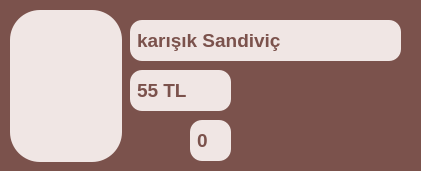
          <widget class="QGroupBox" name="gb_karisik_sandivic">
           <property name="minimumSize">
            <size>
             <width>421</width>
             <height>171</height>
            </size>
           </property>
           <property name="maximumSize">
            <size>
             <width>421</width>
             <height>171</height>
            </size>
           </property>
           <property name="styleSheet">
            <string notr="true">QGroupBox {
    background-color:  #7b524c;
    color: #7b524c;
    border-radius: 12px;
    font-size: 14pt;
    padding: 5px;
}</string>
           </property>
           <property name="title">
            <string>GroupBox</string>
           </property>
           <widget class="QLineEdit" name="le_urun_adi_karisik_sandivic_market">
            <property name="enabled">
             <bool>false</bool>
            </property>
            <property name="geometry">
             <rect>
              <x>130</x>
              <y>20</y>
              <width>271</width>
              <height>41</height>
             </rect>
            </property>
            <property name="font">
             <font>
              <pointsize>14</pointsize>
              <weight>75</weight>
              <bold>true</bold>
             </font>
            </property>
            <property name="styleSheet">
             <string notr="true">QLineEdit {
    background-color: #f0e6e4;
    color: #7b524c;
    border-radius: 12px;
    font-size: 14pt;
    padding: 5px;
	bond;
}</string>
            </property>
            <property name="text">
             <string>karışık Sandiviç</string>
            </property>
           </widget>
           <widget class="QLineEdit" name="le_urun_fiyati_karisik_sandivic_market">
            <property name="enabled">
             <bool>false</bool>
            </property>
            <property name="geometry">
             <rect>
              <x>130</x>
              <y>70</y>
              <width>101</width>
              <height>41</height>
             </rect>
            </property>
            <property name="font">
             <font>
              <pointsize>14</pointsize>
              <weight>75</weight>
              <bold>true</bold>
             </font>
            </property>
            <property name="styleSheet">
             <string notr="true">QLineEdit {
    background-color: #f0e6e4;
    color: #7b524c;
    border-radius: 12px;
    font-size: 14pt;
    padding: 5px;
	bond;
}</string>
            </property>
            <property name="text">
             <string>55 TL</string>
            </property>
           </widget>
           <widget class="QPushButton" name="btn_urun_adedi_eksiltme_karisik_sandivic_market">
            <property name="geometry">
             <rect>
              <x>130</x>
              <y>120</y>
              <width>51</width>
              <height>41</height>
             </rect>
            </property>
            <property name="styleSheet">
             <string notr="true">QPushButton {
    background-color: rgba(0, 0, 0, 0);
    border: none;
}</string>
            </property>
            <property name="text">
             <string/>
            </property>
            <property name="icon">
             <iconset>
              <normaloff>icon/minus.png</normaloff>icon/minus.png</iconset>
            </property>
            <property name="iconSize">
             <size>
              <width>40</width>
              <height>40</height>
             </size>
            </property>
           </widget>
           <widget class="QPushButton" name="btn_urun_adedi_arttirma_karisik_sandivic_market">
            <property name="geometry">
             <rect>
              <x>240</x>
              <y>120</y>
              <width>51</width>
              <height>41</height>
             </rect>
            </property>
            <property name="styleSheet">
             <string notr="true">QPushButton {
    background-color: rgba(0, 0, 0, 0);
    border: none;
}</string>
            </property>
            <property name="text">
             <string/>
            </property>
            <property name="icon">
             <iconset>
              <normaloff>icon/add.png</normaloff>icon/add.png</iconset>
            </property>
            <property name="iconSize">
             <size>
              <width>40</width>
              <height>40</height>
             </size>
            </property>
           </widget>
           <widget class="QLineEdit" name="le_urun_adedi_karisik_sandivic_market">
            <property name="enabled">
             <bool>false</bool>
            </property>
            <property name="geometry">
             <rect>
              <x>190</x>
              <y>120</y>
              <width>41</width>
              <height>41</height>
             </rect>
            </property>
            <property name="font">
             <font>
              <pointsize>14</pointsize>
              <weight>75</weight>
              <bold>true</bold>
             </font>
            </property>
            <property name="styleSheet">
             <string notr="true">QLineEdit {
    background-color: #f0e6e4;
    color: #7b524c;
    border-radius: 12px;
    font-size: 14pt;
    padding: 5px;
	bond;
}</string>
            </property>
            <property name="text">
             <string>0</string>
            </property>
           </widget>
           <widget class="QPushButton" name="btn_urun_arka_plani_karisik_sandivic_market">
            <property name="enabled">
             <bool>false</bool>
            </property>
            <property name="geometry">
             <rect>
              <x>10</x>
              <y>10</y>
              <width>112</width>
              <height>152</height>
             </rect>
            </property>
            <property name="minimumSize">
             <size>
              <width>0</width>
              <height>0</height>
             </size>
            </property>
            <property name="maximumSize">
             <size>
              <width>100000</width>
              <height>1000000</height>
             </size>
            </property>
            <property name="palette">
             <palette>
              <active>
               <colorrole role="WindowText">
                <brush brushstyle="SolidPattern">
                 <color alpha="255">
                  <red>252</red>
                  <green>237</green>
                  <blue>214</blue>
                 </color>
                </brush>
               </colorrole>
               <colorrole role="Button">
                <brush brushstyle="SolidPattern">
                 <color alpha="255">
                  <red>240</red>
                  <green>230</green>
                  <blue>228</blue>
                 </color>
                </brush>
               </colorrole>
               <colorrole role="Text">
                <brush brushstyle="SolidPattern">
                 <color alpha="255">
                  <red>252</red>
                  <green>237</green>
                  <blue>214</blue>
                 </color>
                </brush>
               </colorrole>
               <colorrole role="ButtonText">
                <brush brushstyle="SolidPattern">
                 <color alpha="255">
                  <red>252</red>
                  <green>237</green>
                  <blue>214</blue>
                 </color>
                </brush>
               </colorrole>
               <colorrole role="Base">
                <brush brushstyle="SolidPattern">
                 <color alpha="255">
                  <red>240</red>
                  <green>230</green>
                  <blue>228</blue>
                 </color>
                </brush>
               </colorrole>
               <colorrole role="Window">
                <brush brushstyle="SolidPattern">
                 <color alpha="255">
                  <red>240</red>
                  <green>230</green>
                  <blue>228</blue>
                 </color>
                </brush>
               </colorrole>
              </active>
              <inactive>
               <colorrole role="WindowText">
                <brush brushstyle="SolidPattern">
                 <color alpha="255">
                  <red>252</red>
                  <green>237</green>
                  <blue>214</blue>
                 </color>
                </brush>
               </colorrole>
               <colorrole role="Button">
                <brush brushstyle="SolidPattern">
                 <color alpha="255">
                  <red>240</red>
                  <green>230</green>
                  <blue>228</blue>
                 </color>
                </brush>
               </colorrole>
               <colorrole role="Text">
                <brush brushstyle="SolidPattern">
                 <color alpha="255">
                  <red>252</red>
                  <green>237</green>
                  <blue>214</blue>
                 </color>
                </brush>
               </colorrole>
               <colorrole role="ButtonText">
                <brush brushstyle="SolidPattern">
                 <color alpha="255">
                  <red>252</red>
                  <green>237</green>
                  <blue>214</blue>
                 </color>
                </brush>
               </colorrole>
               <colorrole role="Base">
                <brush brushstyle="SolidPattern">
                 <color alpha="255">
                  <red>240</red>
                  <green>230</green>
                  <blue>228</blue>
                 </color>
                </brush>
               </colorrole>
               <colorrole role="Window">
                <brush brushstyle="SolidPattern">
                 <color alpha="255">
                  <red>240</red>
                  <green>230</green>
                  <blue>228</blue>
                 </color>
                </brush>
               </colorrole>
              </inactive>
              <disabled>
               <colorrole role="WindowText">
                <brush brushstyle="SolidPattern">
                 <color alpha="255">
                  <red>252</red>
                  <green>237</green>
                  <blue>214</blue>
                 </color>
                </brush>
               </colorrole>
               <colorrole role="Button">
                <brush brushstyle="SolidPattern">
                 <color alpha="255">
                  <red>240</red>
                  <green>230</green>
                  <blue>228</blue>
                 </color>
                </brush>
               </colorrole>
               <colorrole role="Text">
                <brush brushstyle="SolidPattern">
                 <color alpha="255">
                  <red>252</red>
                  <green>237</green>
                  <blue>214</blue>
                 </color>
                </brush>
               </colorrole>
               <colorrole role="ButtonText">
                <brush brushstyle="SolidPattern">
                 <color alpha="255">
                  <red>252</red>
                  <green>237</green>
                  <blue>214</blue>
                 </color>
                </brush>
               </colorrole>
               <colorrole role="Base">
                <brush brushstyle="SolidPattern">
                 <color alpha="255">
                  <red>240</red>
                  <green>230</green>
                  <blue>228</blue>
                 </color>
                </brush>
               </colorrole>
               <colorrole role="Window">
                <brush brushstyle="SolidPattern">
                 <color alpha="255">
                  <red>240</red>
                  <green>230</green>
                  <blue>228</blue>
                 </color>
                </brush>
               </colorrole>
              </disabled>
             </palette>
            </property>
            <property name="font">
             <font>
              <family>Arial Black</family>
              <pointsize>16</pointsize>
              <weight>75</weight>
              <bold>true</bold>
             </font>
            </property>
            <property name="cursor">
             <cursorShape>ArrowCursor</cursorShape>
            </property>
            <property name="contextMenuPolicy">
             <enum>Qt::DefaultContextMenu</enum>
            </property>
            <property name="styleSheet">
             <string notr="true">QPushButton {
    background-color: #f0e6e4;
    border-radius: 30px;

}

</string>
            </property>
            <property name="text">
             <string/>
            </property>
           </widget>
           <widget class="QLabel" name="lb_urun_icon_karisik_sandivic_market">
            <property name="geometry">
             <rect>
              <x>15</x>
              <y>40</y>
              <width>101</width>
              <height>101</height>
             </rect>
            </property>
            <property name="styleSheet">
             <string notr="true">QLbel{
background-color: #f0e6e4;

}

</string>
            </property>
            <property name="text">
             <string/>
            </property>
            <property name="pixmap">
             <pixmap>icon/food.png</pixmap>
            </property>
            <property name="scaledContents">
             <bool>true</bool>
            </property>
           </widget>
          </widget>
